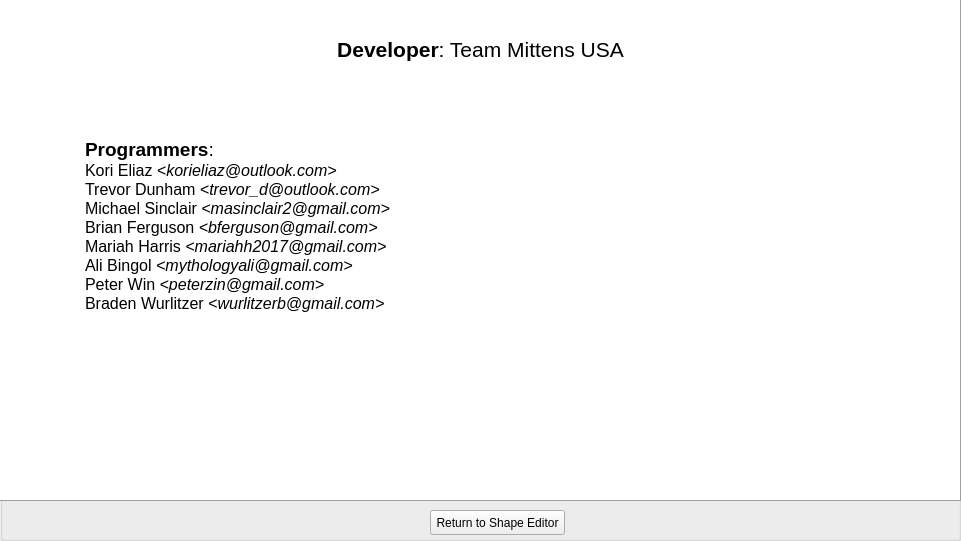
   <widget class="QGroupBox" name="contactUs">
    <property name="geometry">
     <rect>
      <x>160</x>
      <y>50</y>
      <width>961</width>
      <height>541</height>
     </rect>
    </property>
    <property name="autoFillBackground">
     <bool>true</bool>
    </property>
    <widget class="QPushButton" name="exitContactUsWindow">
     <property name="geometry">
      <rect>
       <x>430</x>
       <y>510</y>
       <width>135</width>
       <height>25</height>
      </rect>
     </property>
     <property name="text">
      <string>Return to Shape Editor</string>
     </property>
    </widget>
    <widget class="QTextBrowser" name="contactUsWindow">
     <property name="geometry">
      <rect>
       <x>0</x>
       <y>0</y>
       <width>961</width>
       <height>501</height>
      </rect>
     </property>
     <property name="frameShape">
      <enum>QFrame::Panel</enum>
     </property>
     <property name="frameShadow">
      <enum>QFrame::Raised</enum>
     </property>
     <property name="html">
      <string>&lt;!DOCTYPE HTML PUBLIC &quot;-//W3C//DTD HTML 4.0//EN&quot; &quot;http://www.w3.org/TR/REC-html40/strict.dtd&quot;&gt;
&lt;html&gt;&lt;head&gt;&lt;meta name=&quot;qrichtext&quot; content=&quot;1&quot; /&gt;&lt;style type=&quot;text/css&quot;&gt;
p, li { white-space: pre-wrap; }
&lt;/style&gt;&lt;/head&gt;&lt;body style=&quot; font-family:'MS Shell Dlg 2'; font-size:8.15094pt; font-weight:400; font-style:normal;&quot;&gt;
&lt;p style=&quot;-qt-paragraph-type:empty; margin-top:0px; margin-bottom:0px; margin-left:0px; margin-right:0px; -qt-block-indent:0; text-indent:0px; font-family:'Century Gothic'; font-size:8.15094pt;&quot;&gt;&lt;br /&gt;&lt;/p&gt;
&lt;p style=&quot;-qt-paragraph-type:empty; margin-top:0px; margin-bottom:0px; margin-left:0px; margin-right:0px; -qt-block-indent:0; text-indent:0px; font-family:'Century Gothic'; font-size:12pt; font-weight:600;&quot;&gt;&lt;br /&gt;&lt;/p&gt;
&lt;p align=&quot;center&quot; style=&quot; margin-top:0px; margin-bottom:0px; margin-left:0px; margin-right:0px; -qt-block-indent:0; text-indent:0px;&quot;&gt;&lt;span style=&quot; font-family:'Century Gothic'; font-size:16pt; font-weight:600;&quot;&gt;Developer&lt;/span&gt;&lt;span style=&quot; font-family:'Century Gothic'; font-size:16pt;&quot;&gt;: Team Mittens USA&lt;/span&gt;&lt;/p&gt;
&lt;p style=&quot;-qt-paragraph-type:empty; margin-top:0px; margin-bottom:0px; margin-left:0px; margin-right:0px; -qt-block-indent:0; text-indent:0px; font-family:'Century Gothic'; font-size:12pt;&quot;&gt;&lt;br /&gt;&lt;/p&gt;
&lt;p style=&quot;-qt-paragraph-type:empty; margin-top:0px; margin-bottom:0px; margin-left:0px; margin-right:0px; -qt-block-indent:0; text-indent:0px; font-family:'Century Gothic'; font-size:12pt;&quot;&gt;&lt;br /&gt;&lt;/p&gt;
&lt;p style=&quot;-qt-paragraph-type:empty; margin-top:0px; margin-bottom:0px; margin-left:0px; margin-right:0px; -qt-block-indent:0; text-indent:0px; font-family:'Century Gothic'; font-size:12pt;&quot;&gt;&lt;br /&gt;&lt;/p&gt;
&lt;p style=&quot;-qt-paragraph-type:empty; margin-top:0px; margin-bottom:0px; margin-left:0px; margin-right:0px; -qt-block-indent:0; text-indent:0px; font-family:'Century Gothic'; font-size:12pt;&quot;&gt;&lt;br /&gt;&lt;/p&gt;
&lt;p style=&quot; margin-top:0px; margin-bottom:0px; margin-left:0px; margin-right:0px; -qt-block-indent:0; text-indent:0px;&quot;&gt;&lt;span style=&quot; font-family:'Century Gothic'; font-size:12pt; font-weight:600;&quot;&gt;	&lt;/span&gt;&lt;span style=&quot; font-family:'Century Gothic'; font-size:14pt; font-weight:600;&quot;&gt;Programmers&lt;/span&gt;&lt;span style=&quot; font-family:'Century Gothic'; font-size:14pt;&quot;&gt;:&lt;/span&gt;&lt;span style=&quot; font-family:'Century Gothic'; font-size:12pt;&quot;&gt;	&lt;/span&gt;&lt;/p&gt;
&lt;p style=&quot; margin-top:0px; margin-bottom:0px; margin-left:0px; margin-right:0px; -qt-block-indent:0; text-indent:0px;&quot;&gt;&lt;span style=&quot; font-family:'Century Gothic'; font-size:12pt;&quot;&gt;	Kori Eliaz &lt;/span&gt;&lt;span style=&quot; font-family:'Century Gothic'; font-size:12pt; font-style:italic;&quot;&gt;&amp;lt;korieliaz@outlook.com&amp;gt;&lt;/span&gt;&lt;/p&gt;
&lt;p style=&quot; margin-top:0px; margin-bottom:0px; margin-left:0px; margin-right:0px; -qt-block-indent:0; text-indent:0px;&quot;&gt;&lt;span style=&quot; font-family:'Century Gothic'; font-size:12pt;&quot;&gt;	Trevor Dunham &lt;/span&gt;&lt;span style=&quot; font-family:'Century Gothic'; font-size:12pt; font-style:italic;&quot;&gt;&amp;lt;trevor_d@outlook.com&amp;gt;&lt;/span&gt;&lt;/p&gt;
&lt;p style=&quot; margin-top:0px; margin-bottom:0px; margin-left:0px; margin-right:0px; -qt-block-indent:0; text-indent:0px;&quot;&gt;&lt;span style=&quot; font-family:'Century Gothic'; font-size:12pt;&quot;&gt;	Michael Sinclair &lt;/span&gt;&lt;span style=&quot; font-family:'Century Gothic'; font-size:12pt; font-style:italic;&quot;&gt;&amp;lt;masinclair2@gmail.com&amp;gt;&lt;/span&gt;&lt;/p&gt;
&lt;p style=&quot; margin-top:0px; margin-bottom:0px; margin-left:0px; margin-right:0px; -qt-block-indent:0; text-indent:0px;&quot;&gt;&lt;span style=&quot; font-family:'Century Gothic'; font-size:12pt;&quot;&gt;	Brian Ferguson &lt;/span&gt;&lt;span style=&quot; font-family:'Century Gothic'; font-size:12pt; font-style:italic;&quot;&gt;&amp;lt;bferguson@gmail.com&amp;gt;&lt;/span&gt;&lt;/p&gt;
&lt;p style=&quot; margin-top:0px; margin-bottom:0px; margin-left:0px; margin-right:0px; -qt-block-indent:0; text-indent:0px;&quot;&gt;&lt;span style=&quot; font-family:'Century Gothic'; font-size:12pt;&quot;&gt;	Mariah Harris &lt;/span&gt;&lt;span style=&quot; font-family:'Century Gothic'; font-size:12pt; font-style:italic;&quot;&gt;&amp;lt;mariahh2017@gmail.com&amp;gt;&lt;/span&gt;&lt;/p&gt;
&lt;p style=&quot; margin-top:0px; margin-bottom:0px; margin-left:0px; margin-right:0px; -qt-block-indent:0; text-indent:0px;&quot;&gt;&lt;span style=&quot; font-family:'Century Gothic'; font-size:12pt;&quot;&gt;	Ali Bingol &lt;/span&gt;&lt;span style=&quot; font-family:'Century Gothic'; font-size:12pt; font-style:italic;&quot;&gt;&amp;lt;mythologyali@gmail.com&amp;gt;&lt;/span&gt;&lt;/p&gt;
&lt;p style=&quot; margin-top:0px; margin-bottom:0px; margin-left:0px; margin-right:0px; -qt-block-indent:0; text-indent:0px;&quot;&gt;&lt;span style=&quot; font-family:'Century Gothic'; font-size:12pt;&quot;&gt;	Peter Win &lt;/span&gt;&lt;span style=&quot; font-family:'Century Gothic'; font-size:12pt; font-style:italic;&quot;&gt;&amp;lt;peterzin@gmail.com&amp;gt;&lt;/span&gt;&lt;/p&gt;
&lt;p style=&quot; margin-top:0px; margin-bottom:0px; margin-left:0px; margin-right:0px; -qt-block-indent:0; text-indent:0px;&quot;&gt;&lt;span style=&quot; font-family:'Century Gothic'; font-size:12pt;&quot;&gt;	Braden Wurlitzer &lt;/span&gt;&lt;span style=&quot; font-family:'Century Gothic'; font-size:12pt; font-style:italic;&quot;&gt;&amp;lt;wurlitzerb@gmail.com&amp;gt;&lt;/span&gt;&lt;/p&gt;&lt;/body&gt;&lt;/html&gt;</string>
     </property>
     <property name="textInteractionFlags">
      <set>Qt::NoTextInteraction</set>
     </property>
    </widget>
    <widget class="QLabel" name="label_26">
     <property name="geometry">
      <rect>
       <x>480</x>
       <y>100</y>
       <width>441</width>
       <height>371</height>
      </rect>
     </property>
     <property name="frameShape">
      <enum>QFrame::NoFrame</enum>
     </property>
     <property name="frameShadow">
      <enum>QFrame::Plain</enum>
     </property>
     <property name="text">
      <string/>
     </property>
     <property name="pixmap">
      <pixmap resource="teamlogo.qrc">:/Team Logo v2.png</pixmap>
     </property>
    </widget>
   </widget>
